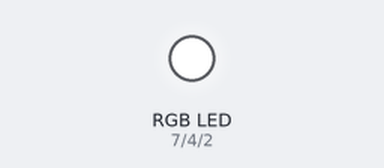
Recording of a sketch running on a simulated Arduino Uno, built with avr-gcc and run on an emulated ATmega328P. On the bench: an RGB LED mixed from three pins (HIGH = lit).

Above: at 0.1 s.
Timing chart, 0 to 1.6 s (numbered marks = the images above):
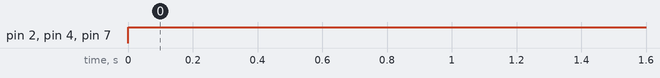

The sketch:

RGB_led_multcolor.ino
```cpp
int blue =2;// define the pin.
int green =4;// define the pin.
int red =7;// define the pin.
void setup() {
  // put your setup code here, to run once:
pinMode(blue, OUTPUT);// Identify type of device connected pin and wether is INPUT/OUTPUT.
pinMode(green, OUTPUT);
pinMode(red, OUTPUT);
}

void loop() {
  // put your main code here, to run repeatedly:
digitalWrite(red,HIGH);
digitalWrite(green,HIGH);
digitalWrite(blue,HIGH);
// delay(50); //microsecond
// digitalWrite(red,LOW);
// digitalWrite(green,LOW);
// delay(50); //microsecond
}

// digitalWrite(green,HIGH);
// delay(50); //microsecond
// digitalWrite(green,LOW);
// delay(50); //microsecond
// }

// digitalWrite(blue,HIGH);
// delay(50); //microsecond
// digitalWrite(blue,LOW);
// delay(50); //microsecond
// }
```

Measured:
- by itself, pin 2 (blue), pin 4 (green), pin 7 (red): LOW → HIGH at 0.00 s
